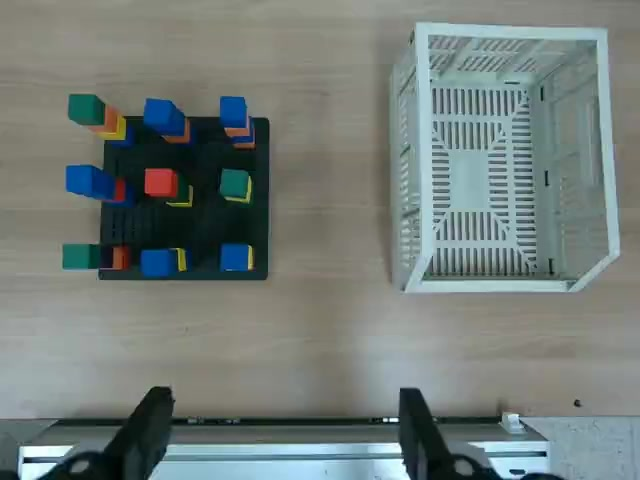
#> input picture real2sim/ur5e_desk/assets/reference/episode_000/frames/001.jpg, 640 x 480 px, given in place of n_0000.png, which was not available; the run also reads 1 picture not shown here
$ python -i rectify.py   (imports and definitions only)   (older library calls are emulated)
#> lines starting #> are read from the running program, lines starting #| are printed output that depends on the picture
### real2sim/ur5e_desk/scripts/textures/colorlin.py
import numpy as np, cv2
M2020_709 = np.array([[1.6605, -0.5876, -0.0728], [-0.1246, 1.1329, -0.0083], [-0.0182, -0.1006, 1.1187]])
def hlg_to_linear709(path):
    """16-bit HLG-encoded BT.2020 RGB png -> scene-linear BT.709 float RGB (HLG scene light, 0..1)."""
#> called with path = 'lin/n_0000.png'
    e = cv2.imread(path, cv2.IMREAD_UNCHANGED)[..., ::-1].astype(np.float64) / 65535.0
    a, b, c = 0.17883277, 0.28466892, 0.55991073
    lin = np.where(e <= 0.5, e * e / 3.0, (np.exp((e - c) / a) + b) / 12.0)
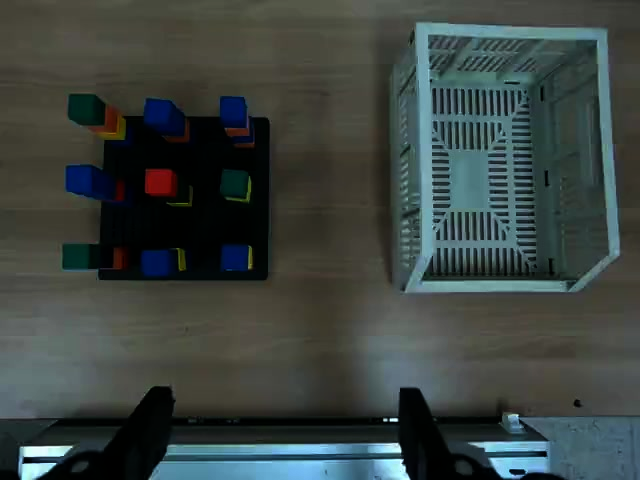
#> lin: shape (480, 640, 3) float64; mean R, G, B 1.17e-06, 1.35e-06, 1.29e-06; drawn with min black and max white
    return np.clip(lin @ M2020_709.T, 0, None)
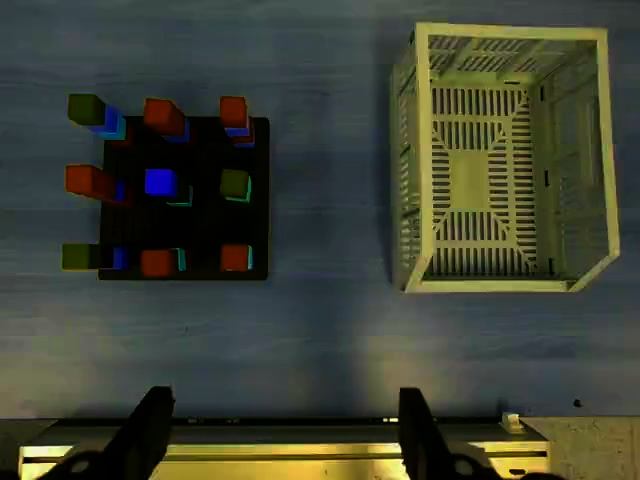
#> returned value: shape (480, 640, 3) float64; mean of channels 0, 1, 2 1.07e-06, 1.37e-06, 1.28e-06; drawn with min black and max white
def srgb(x):
    x = np.clip(x, 0, 1)
    return np.where(x <= 0.0031308, 12.92 * x, 1.055 * x ** (1 / 2.4) - 0.055)

### real2sim/ur5e_desk/scripts/textures/rectify.py
"""Rectify sharp desk frames to a metric top-down wood exemplar (scene-linear BT.709)."""
import numpy as np, cv2, glob, sys
from colorlin import hlg_to_linear709, srgb
F_PX = 1500.0          # iPhone 17 main cam, 1080p video (26 mm equiv, ~stabilisation crop) -- weakly affects result
CAM_H = 0.36           # m, camera height above desk. NOT observable from the video: assumes the cubes are 25 mm.
MM_PX = 0.30           # output resolution
REF, OTHER = 2, 343
SET = [0, 1, 2, 3, 4, 338, 339, 340, 341, 342, 343, 344, 345, 346]
K = np.array([[F_PX, 0, 540], [0, F_PX, 960], [0, 0, 1]])
# [1 line that did not run here, left out]
def g8(x): return (srgb(x / np.percentile(x, 99.5) * 0.9).mean(2) * 255).astype(np.uint8)
sift = cv2.SIFT_create(8000, contrastThreshold=0.01)
# [1 line that did not run here, left out]
def homog(i, j):
    (ka, da), (kb, db) = feat[i], feat[j]
    m = [x for x, y in cv2.BFMatcher().knnMatch(da, db, k=2) if x.distance < 0.75 * y.distance]
    pa = np.float32([ka[x.queryIdx].pt for x in m]); pb = np.float32([kb[x.trainIdx].pt for x in m])
    H, mask = cv2.findHomography(pa, pb, cv2.RANSAC, 1.5)
    return H, int(mask.sum())
# plane normal in REF camera coords
# [1 line that did not run here, left out]
# [1 line that did not run here, left out]
# [1 line that did not run here, left out]
# [1 line not run here, left out]
# desk/wall boundary in REF: wood is saturated, wall is not
# [1 line that did not run here, left out]
# [1 line that did not run here, left out]
# [1 line that did not run here, left out]
# [1 line that did not run here, left out]
# [1 line that did not run here, left out]
# [1 line not run here, left out]
# in-plane x axis = junction direction: back-project two junction points onto the plane
def ray_hit(u, v):
    d = np.linalg.inv(K) @ np.array([u, v, 1.0]); return d * (-CAM_H / (n @ d))
# [1 line that did not run here, left out]
# [1 line that did not run here, left out]
# [1 line that did not run here, left out]
f_out = CAM_H / (MM_PX * 1e-3)
# [1 line that did not run here, left out]
corners = np.array([[0, 0, 1], [1080, 0, 1], [1080, 1920, 1], [0, 1920, 1]], float).T
# [1 line that did not run here, left out]
# [1 line that did not run here, left out]
# [1 line that did not run here, left out]
# [1 line that did not run here, left out]
# [1 line that did not run here, left out]
# [1 line not run here, left out]
def warp(i):
    Hi = np.eye(3) if i == REF else np.linalg.inv(homog(REF, i)[0])
    img = lin[i]; lum = img.mean(2); s = (img.max(2) - img.min(2)) / (img.max(2) + 1e-6)
    valid = ((s > 0.3) & (lum > 0.06)).astype(np.uint8)        # wood only: drops wall, gap shadow, black board
    valid = cv2.morphologyEx(valid, cv2.MORPH_CLOSE, np.ones((41, 41), np.uint8))   # keep specks/scratches inside the wood
    valid = cv2.erode(valid, np.ones((31, 31), np.uint8)); valid[:8] = 0; valid[-8:] = 0; valid[:, :8] = 0; valid[:, -8:] = 0
    M = Hrect @ Hi
    wi = cv2.warpPerspective(img.astype(np.float32), M, (W, Hh), flags=cv2.INTER_LANCZOS4)
    wv = cv2.warpPerspective(valid.astype(np.float32), M, (W, Hh), flags=cv2.INTER_LINEAR)
    return wi, cv2.erode((wv > 0.999).astype(np.uint8), np.ones((5, 5), np.uint8)) > 0, cv2.Laplacian(g8(img), cv2.CV_64F).var()
# [1 line that did not run here, left out]
# [1 line that did not run here, left out]
# [8 lines not run here, left out]
# [1 line that did not run here, left out]
# [2 lines not run here, left out]
# [1 line that did not run here, left out]
# [1 line not run here, left out]

>>> import cv2
>>> picture = cv2.imread('../../assets/reference/episode_000/frames/001.jpg', cv2.IMREAD_GRAYSCALE)
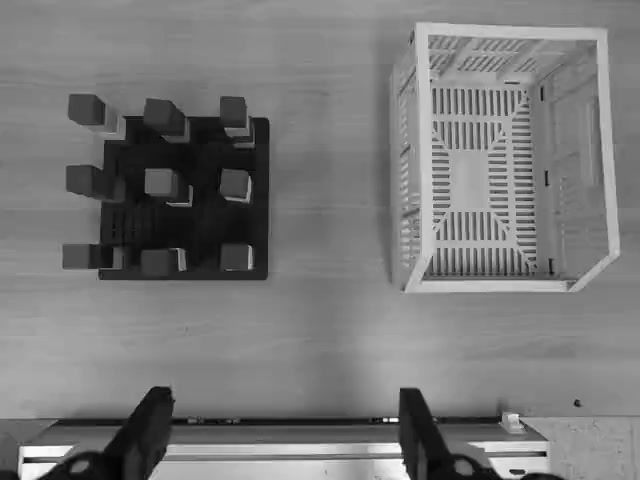
#> picture: shape (480, 640); min 0, max 255, mean 121
#> (the run stopped early here; a loop or call above may not have finished)
